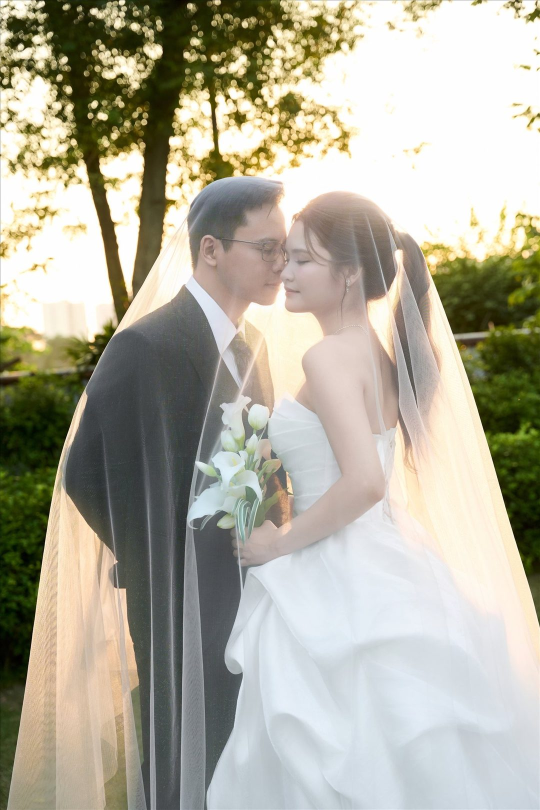
#> input picture assets/opt/TTT09584_web.jpg, 1080 x 1620 px, found by its file name (shown at 1/2 size)
$ python optimize_images.py
#> lines starting #> are read from the running program, lines starting #| are printed output that depends on the picture
"""
Tạo bản ảnh tối ưu cho thiệp cưới (WebP + bản fallback) vào thư mục assets/opt/.
Ảnh gốc trong assets/images/ được giữ nguyên làm nguồn.

Chạy lại sau mỗi lần thay ảnh:
    python tools/optimize_images.py
"""
import os
import sys

if hasattr(sys.stdout, "reconfigure"):
    sys.stdout.reconfigure(encoding="utf-8")
from PIL import Image

ROOT = os.path.dirname(os.path.dirname(os.path.abspath(__file__)))
SRC = os.path.join(ROOT, "assets", "images")
OUT = os.path.join(ROOT, "assets", "opt")

# (tên file gốc, kích thước tối đa (w, h), có tạo bản thumb cho album/khung nhỏ không)
PHOTOS = [
    # ảnh dùng to (hero, thư mời, lightbox)
    ("TTT09584_web.jpg", (1080, 1620), True),
    ("TTT08627_web.jpg", (1200, 1800), True),
    ("TTT09222_web.jpg", (800, 1200), True),
    ("TTT08982_web.jpg", (1080, 1620), True),
    ("TTT09824_web.jpg", (1080, 1620), True),
    ("TTT09053_web.jpg", (1080, 1620), True),
    ("TTT09839_web.jpg", (1620, 1080), True),
    ("TTT08816_web.jpg", (1080, 1620), True),
    ("TTT09334_web.jpg", (1080, 1620), True),
    ("TTT09654_web.jpg", (1080, 1620), True),
    ("TTT08789_web.jpg", (1080, 1620), True),
    ("TTT08688_web.jpg", (1080, 1620), False),
    ("TTT09027_web.jpg", (1080, 1620), False),
    ("bride_portrait.jpg", (800, 1000), False),
    ("couple_dance_3d.jpg", (600, 600), False),
    ("TTT08816_avatar.jpg", (270, 270), False),
    ("TTT08867_avatar.jpg", (270, 270), False),
]

# ảnh trong suốt (PNG): kích thước theo mức hiển thị CSS x3 (màn hình retina)
ALPHA = [
    ("wax_seal.png", (240, 240)),          # hiển thị 66px
    ("Song_hy_v2.png", (240, 264)),        # hiển thị 78px
    ("flower_top_left.png", (620, 620)),   # hiển thị 205px
    ("wedding_gift_box.png", (552, 526)),  # hiển thị 210px
    ("TTT09027_v2.png", (800, 1090)),      # hiển thị tối đa 255px
]

# QR giữ PNG lossless (để quét chuẩn), chỉ nén lại
QR = ["qr_groom_clean.png", "qr_bride_clean.png"]

THUMB_BOX = (720, 1080)  # khung album 255x385 CSS px (x3 retina ~ 765px)


def fit(im, box):
    im = im.copy()
    im.thumbnail(box, Image.LANCZOS)
    return im


def cover_thumb(im, box):
    """Thu nhỏ sao cho ảnh vẫn phủ kín khung (object-fit: cover)."""
    w, h = im.size
    scale = max(box[0] / w, box[1] / h)
    if scale >= 1:
        return im.copy()
    return im.resize((round(w * scale), round(h * scale)), Image.LANCZOS)


def stem(name):
    return os.path.splitext(name)[0]


def save_photo(im, base):
    im.save(base + ".webp", "WEBP", quality=80, method=6)
    im.save(base + ".jpg", "JPEG", quality=82, optimize=True, progressive=True)


def main():
    os.makedirs(OUT, exist_ok=True)
    total_in = total_out = 0

    for name, box, thumb in PHOTOS:
        src = os.path.join(SRC, name)
        im = Image.open(src).convert("RGB")
#> im is the input picture: PIL image 1080x1620 RGB; mean R, G, B 176.5, 173.3, 157
        total_in += os.path.getsize(src)
        base = os.path.join(OUT, stem(name))
        save_photo(fit(im, box), base)
        total_out += os.path.getsize(base + ".webp")
        if thumb:
            save_photo(cover_thumb(im, THUMB_BOX), base + "_thumb")
#> in cover_thumb, `return im.resize((round(w * scale), round(h * scale)), Image.LANCZOS)`:
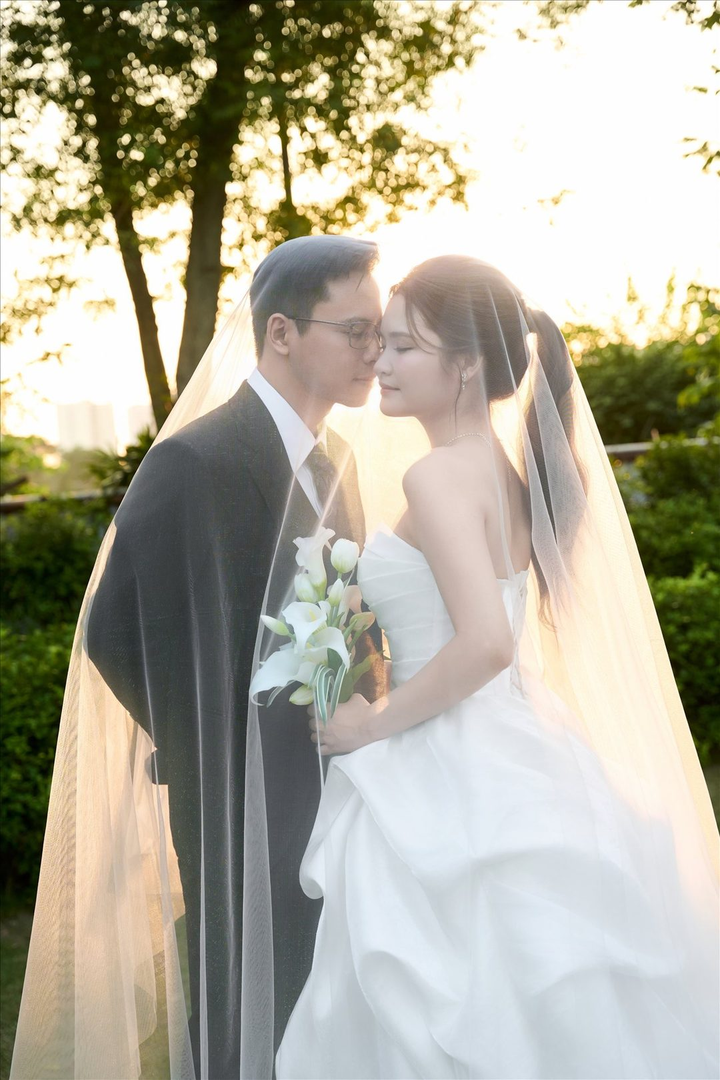
#> returned value: PIL image 720x1080 RGB; mean R, G, B 176.5, 173.3, 157
#> pass 2 of the loop in main, `for name, box, thumb in PHOTOS:`:
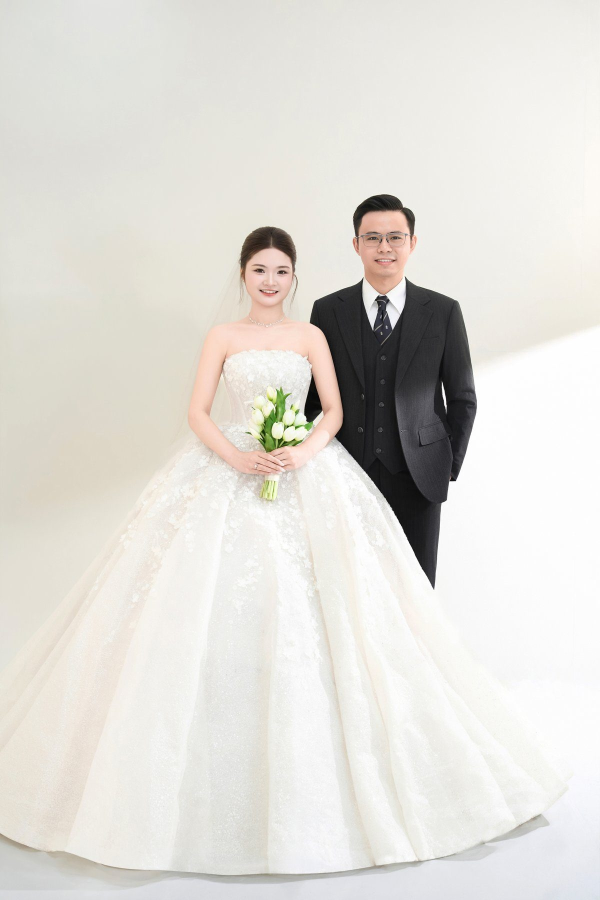
#> input picture assets/opt/TTT08627_web.jpg, 1200 x 1800 px, found by its file name (shown at 1/2 size)
#> in main, im is the input picture: PIL image 1200x1800 RGB; mean R, G, B 224.2, 221.7, 216.1
#> in cover_thumb (call 2), `return im.resize((round(w * scale), round(h * scale)), Image.LANCZOS)`:
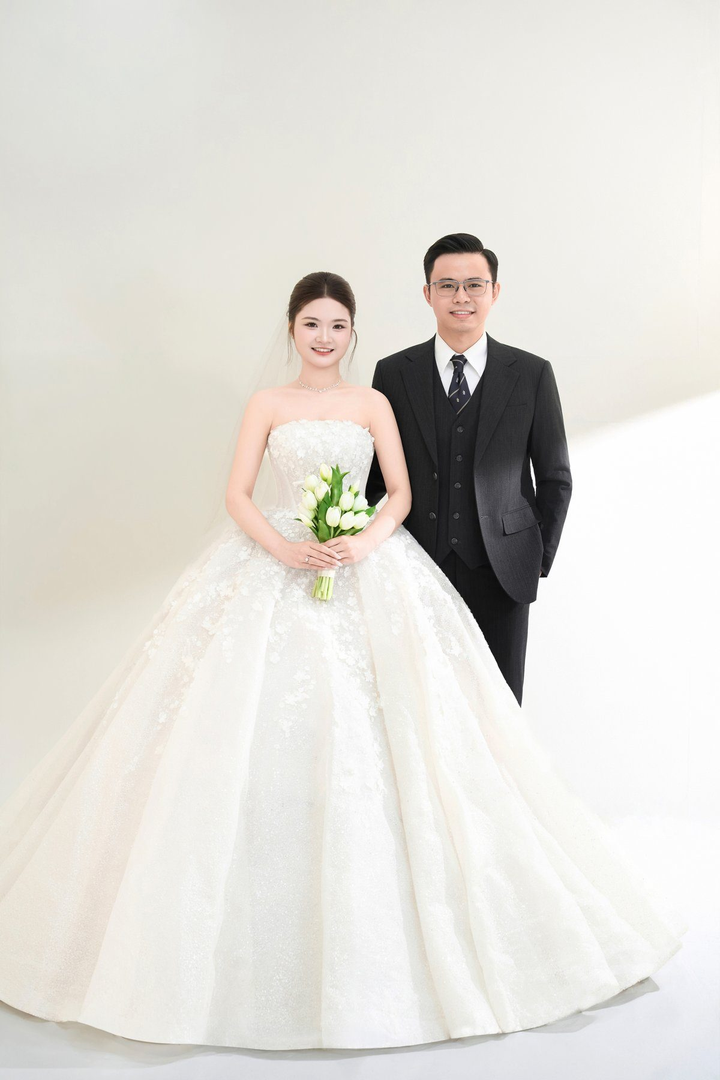
#> returned value: PIL image 720x1080 RGB; mean R, G, B 224.2, 221.7, 216.1

    for name, box in ALPHA:
        src = os.path.join(SRC, name)
        im = fit(Image.open(src).convert("RGBA"), box)
        total_in += os.path.getsize(src)
        base = os.path.join(OUT, stem(name))
        im.save(base + ".webp", "WEBP", quality=88, alpha_quality=100, method=6)
        im.save(base + ".png", "PNG", optimize=True)
        total_out += os.path.getsize(base + ".webp")

    for name in QR:
        src = os.path.join(SRC, name)
        im = Image.open(src)
        im.save(os.path.join(OUT, name), "PNG", optimize=True)
        im.save(os.path.join(OUT, stem(name) + ".webp"), "WEBP", lossless=True, method=6)

    print(f"Ảnh gốc: {total_in/1024/1024:.2f} MB -> WebP: {total_out/1024/1024:.2f} MB")
    for f in sorted(os.listdir(OUT)):
        print(f"  {f:32s} {os.path.getsize(os.path.join(OUT, f))//1024:5d} KB")


if __name__ == "__main__":
#> (the run stopped early here; a loop or call above may not have finished)
